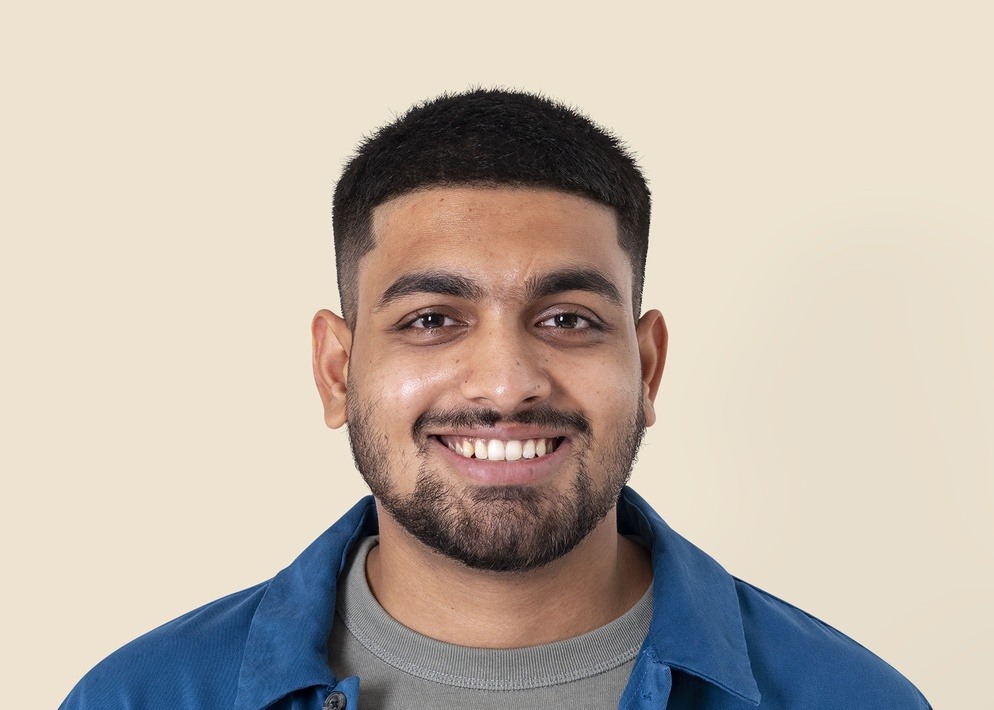
#> input picture opencv/man.jpg, 994 x 710 px, shrunk from 2801 x 2001 before the run, found by its file name
$ python facedetection.py
#> lines starting #> are read from the running program, lines starting #| are printed output that depends on the picture; after the words box and inside, x2 and y2 are one past the last pixel; in counts of white or black regions, pixels touching at a corner belong together
#> further down, img is the input picture: shape (710, 994, 3); mean B, G, R 171.1, 182, 192.8
import cv2
import numpy as np
import matplotlib.pyplot as plt
face_cascade=cv2.CascadeClassifier("/home/raoinfotech/vscode/python/opencv/haarcascade_frontalface_default.xml")
eye_cascade=cv2.CascadeClassifier('/home/raoinfotech/vscode/python/opencv/haarcascade_eye.xml')
def adjusted_detect_face(img):
    face_img = img.copy()
    face_rect = face_cascade.detectMultiScale(face_img, scaleFactor=1.2, minNeighbors=5)
#> face_rect = [[294, 154, 415, 415]]

    for (x, y, w, h) in face_rect:
        cv2.rectangle(face_img, (x, y), (x + w, y + h), (255, 255, 255), 10)
#> this loop made 1 pass
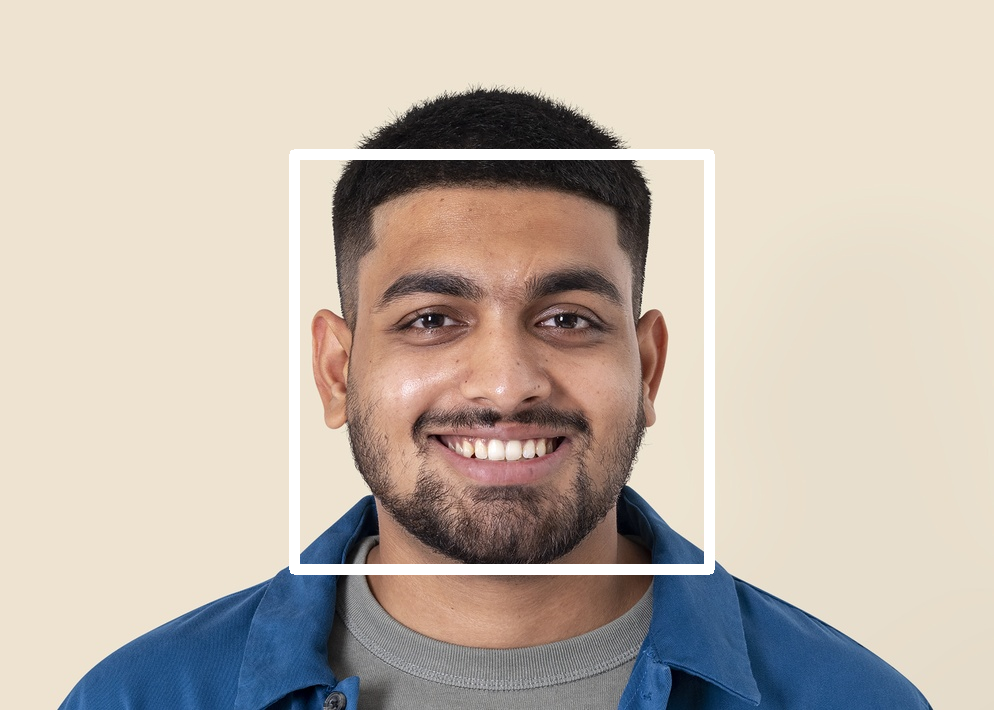
#> face_img: shape (710, 994, 3); 2.58% of pixels changed, all inside (x1, y1, x2, y2) = (289, 149, 715, 575)

    return face_img
def detect_eyes(img):
    eye_img = img.copy()
    eye_rect = eye_cascade.detectMultiScale(eye_img, scaleFactor=1.2, minNeighbors=5)
#> eye_rect = [[384, 277, 87, 87], [521, 275, 90, 90]]

    for (x, y, w, h) in eye_rect:
        cv2.rectangle(eye_img, (x, y), (x + w, y + h), (255, 255, 255), 10)
#> this loop made 2 passes
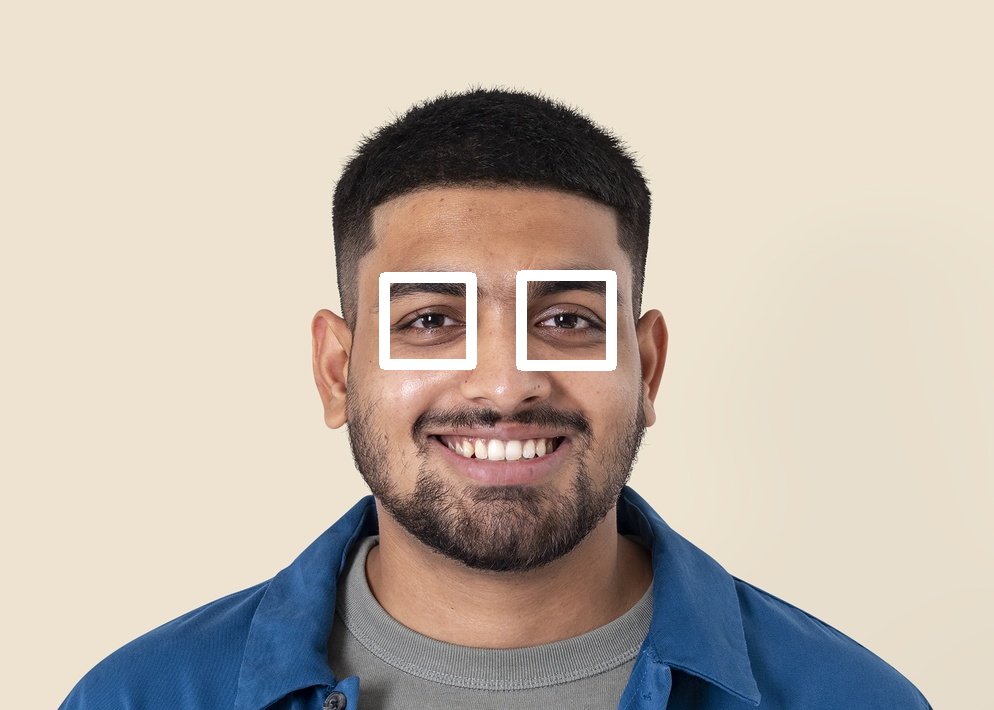
#> eye_img: shape (710, 994, 3); 1.09% of pixels changed, all inside (x1, y1, x2, y2) = (379, 270, 617, 371)

    return eye_img
img = cv2.imread('/home/raoinfotech/vscode/python/opencv/man.jpg')
img_copy1 = img.copy()


face = adjusted_detect_face(img_copy1)
plt.imshow(cv2.cvtColor(face, cv2.COLOR_BGR2RGB))

cv2.imwrite('/home/raoinfotech/vscode/python/opencv/photo/face.jpg', face)
eyes = detect_eyes(img_copy1)
plt.imshow(cv2.cvtColor(eyes, cv2.COLOR_BGR2RGB))

cv2.imwrite('/home/raoinfotech/vscode/python/opencv/photo/eyes.jpg', eyes)
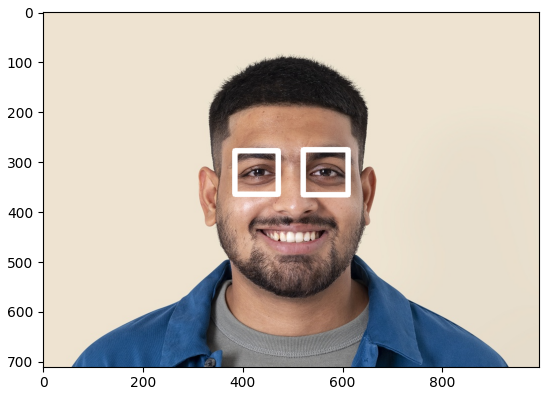
#> figure drawn by matplotlib, 1 panel
